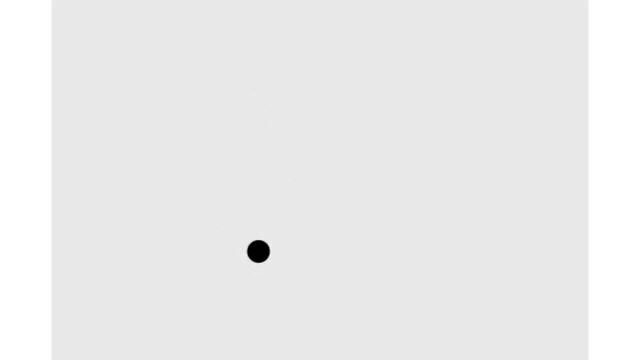
#> input picture frame 280 of randomball.avi, 640 x 360 px
$ python objTracking.py
#> lines starting #> are read from the running program, lines starting #| are printed output that depends on the picture; after the words box and inside, x2 and y2 are one past the last pixel; in counts of white or black regions, pixels touching at a corner belong together
#> further down, frame is the input picture: shape (360, 640, 3); min 0, max 255, mean 235.3
### Detector.py
'''
    File name         : detectors.py
    Description       : Object detector used for detecting the objects in a video /image
    Python Version    : 3.7
'''

# Import python libraries
import numpy as np
import cv2


def detect(frame, count):
    # Convert frame from BGR to GRAY
#> called with count = 1
    gray = cv2.cvtColor(frame, cv2.COLOR_BGR2GRAY)
    #cv2.imshow('gray', gray)
    #cv2.imwrite('gray{:d}.jpg'.format(count), frame)

    # Edge detection using Canny function
    img_edges = cv2.Canny(gray,  50, 190, 3)
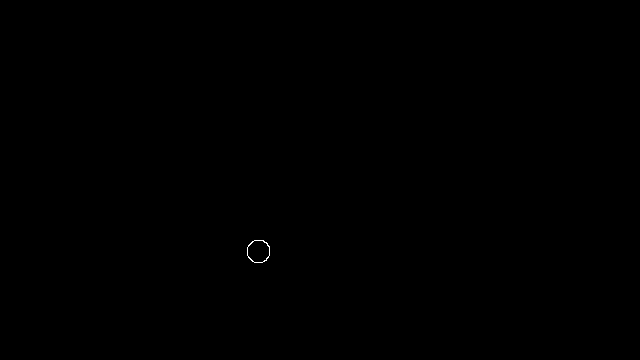
#> img_edges: shape (360, 640); 0.04% white in thin lines or dots, all inside (x1, y1, x2, y2) = (247, 240, 270, 263)
    #cv2.imshow('img_edges', img_edges)

    # Convert to black and white image
    ret, img_thresh = cv2.threshold(img_edges, 254, 255,cv2.THRESH_BINARY)
    #cv2.imshow('img_thresh', img_thresh)

    # Find contours
    contours, _= cv2.findContours(img_thresh, cv2.RETR_EXTERNAL, cv2.CHAIN_APPROX_SIMPLE)
#> contours = 1 contour; box (x1, y1, x2, y2) and area: (247, 240, 270, 263) 408

    # Set the accepted minimum & maximum radius of a detected object
    min_radius_thresh= 3
    max_radius_thresh= 30

    centers=[]
    for c in contours:
        # ref: https://docs.opencv.org/trunk/dd/d49/tutorial_py_contour_features.html
        (x, y), radius = cv2.minEnclosingCircle(c)
        radius = int(radius)

        #Take only the valid circle(s)
        if (radius > min_radius_thresh) and (radius < max_radius_thresh):
            centers.append(np.array([[x], [y]]))
#> this loop made 1 pass
#> (x, y, radius) on pass 1: (258.2, 250.9, 11)
#> after the loop, centers = [[258.2, 250.9]]
    #cv2.imshow('contours', img_thresh)
    return centers

### KalmanFilter.py
import numpy as np

class KalmanFilter:
    def __init__(self, dt, u_x, u_y, std_acc, x_sdt_meas, y_sdt_meas, base_x = 0, base_y = 0):
        self.u = [[u_x], [u_y]]
        self.xk = np.array([[base_x], [base_y], [0], [0]])
        self.A = np.array([[1, 0, dt, 0], [0, 1, 0, dt], [0, 0, 1, 0], [0, 0, 0, 1]])
        self.B = np.array([[dt * dt / 2, 0], [0, dt * dt / 2], [dt, 0], [0, dt]])
        self.H = np.array([[1, 0, 0, 0], [0, 1, 0, 0]])
        self.Q = np.array([[(dt**4)/4, 0, (dt**3)/2, 0], [0, (dt**4)/4, 0, (dt**3)/2], [(dt**3)/2, 0, dt**2, 0], [0, (dt**3)/2, 0, dt**2]])
        self.Q = self.Q * std_acc**2
        self.R = np.array([[x_sdt_meas, 0], [0, y_sdt_meas]])
        self.P = np.array([[int(j == i) for j in range(4)] for i in range(4)])
    def predict(self):
        self.xk = self.A @ self.xk + self.B @ self.u
        self.P = self.A @ self.P @ self.A.T + self.Q
        return self.xk
    def update(self, zk):
        Sk = self.H @ self.P @ self.H.T + self.R
        Kk = self.P @ self.H.T @ np.linalg.inv(Sk)
        self.xk = self.xk + Kk @ (zk - self.H @ self.xk)
        self.P = (np.identity(len(Kk)) - Kk @ self.H) @ self.P
        return self.xk

### objTracking.py
import numpy as np
from Detector import detect
from KalmanFilter import KalmanFilter
import cv2

kalmanFilter = KalmanFilter(dt=0.1, u_x=1, u_y=1, std_acc=1, x_sdt_meas=0.1, y_sdt_meas=0.1)

capture = cv2.VideoCapture('randomball.avi')
count = 0
path = []
while capture.isOpened():
    ret, frame = capture.read()
    if ret:
        count += 1
        centers = detect(frame, count)
#> centers = [[258.2, 250.9]]
        predict_c = kalmanFilter.predict()
        predict_c = predict_c.astype(int)
        cv2.rectangle(frame,(predict_c[0][0] - 50,predict_c[1][0] - 50),(predict_c[0][0] + 50,predict_c[1][0] + 50),(0,0,255),5)
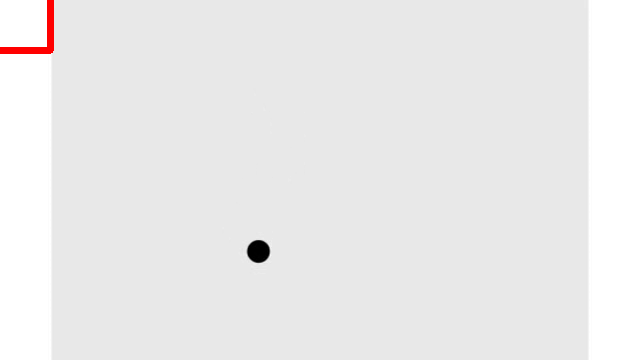
#> frame: shape (360, 640, 3); 0.3% of pixels changed, all inside (x1, y1, x2, y2) = (0, 0, 54, 54)
        for c in centers:
            update_c = kalmanFilter.update(c)
            update_c = update_c.astype(int)
            cv2.rectangle(frame,(update_c[0][0] - 50,update_c[1][0] - 50),(update_c[0][0] + 50,update_c[1][0] + 50),(255,0,0),5)
            c = c.astype(int)
            path.append((c[0][0], c[1][0]))
            cv2.circle(frame, (c[0][0],c[1][0]), 60, (0, 255, 0), 10)
#> this loop made 1 pass
#> (c, Sk in update, Kk in update, update_c) on pass 1: ([258, 250], [[1.11, 0], [0, 1.11]], [[0.91, 0], [0, 0.91], [0.0905, 0], [0, 0.0905]], [234, 228, 23, 22])
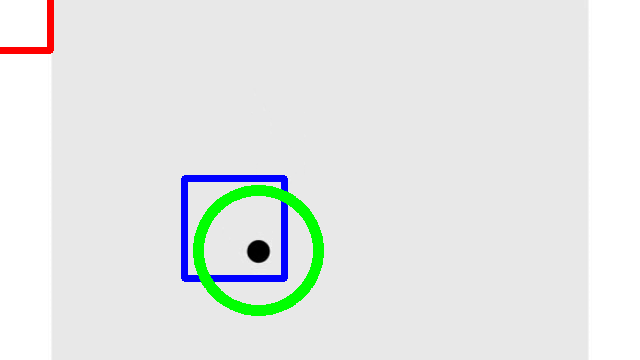
#> frame: shape (360, 640, 3); 2.93% of pixels changed, all inside (x1, y1, x2, y2) = (181, 175, 324, 316)
#> after the loop, path = [(258, 250)]
        for i in range(len(path) - 1):
            cv2.line(frame, path[i], path[i + 1], (0, 0, 0), 4)
#> this loop made 0 passes
        cv2.imshow('result', frame)
        cv2.waitKey(1)
    else:
        capture.release()
        break

$ run again, starting later in the video
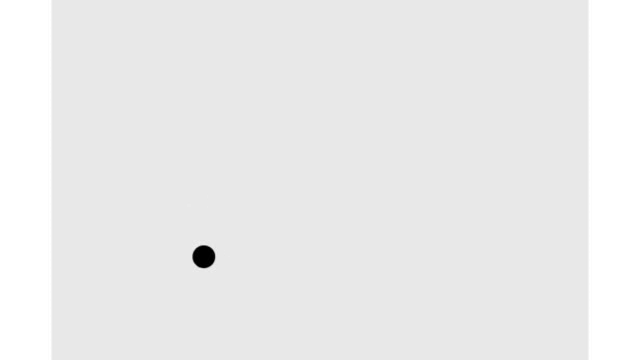
#> input picture frame 1262 of randomball.avi, 640 x 360 px
#> frame is the input picture: shape (360, 640, 3); min 0, max 255, mean 235.3
#> img_edges: shape (360, 640); 0.04% white in thin lines or dots, all inside (x1, y1, x2, y2) = (192, 245, 216, 269)
#> contours = 1 contour; box (x1, y1, x2, y2) and area: (192, 245, 216, 269) 413
#> the loop in detect, `for c in contours:` made 1 pass
#> (x, y, radius) on pass 1: (203.5, 256.3, 11)
#> after the loop in detect, `for c in contours:`: centers = [[203.5, 256.3]]
#> `cv2.rectangle(frame,(predict_c[0][0] - 50,predict_c[1][0] - 50),(predi..`:
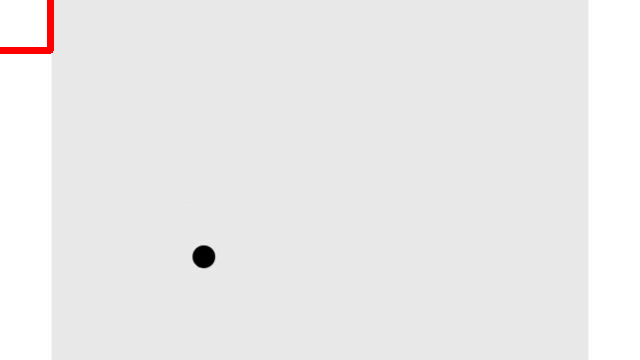
#> frame: shape (360, 640, 3); 0.3% of pixels changed, all inside (x1, y1, x2, y2) = (0, 0, 54, 54)
#> the loop `for c in centers:` made 1 pass
#> (c, Sk in update, Kk in update, update_c) on pass 1: ([203, 256], [[1.11, 0], [0, 1.11]], [[0.91, 0], [0, 0.91], [0.0905, 0], [0, 0.0905]], [185, 233, 18, 23])
#> after the loop `for c in centers:`:
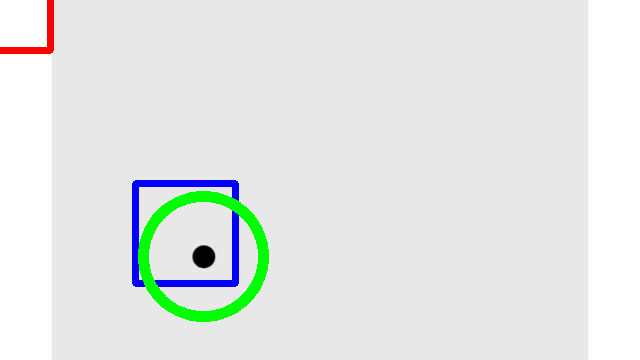
#> frame: shape (360, 640, 3); 2.92% of pixels changed, all inside (x1, y1, x2, y2) = (132, 180, 269, 322)
#> after the loop `for c in centers:`: path = [(203, 256)]

$ run again, starting later in the video
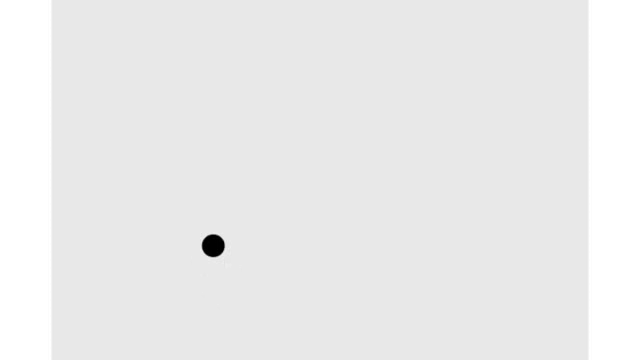
#> input picture frame 2244 of randomball.avi, 640 x 360 px
#> frame is the input picture: shape (360, 640, 3); min 0, max 255, mean 235.3
#> img_edges: shape (360, 640); 0.04% white in thin lines or dots, all inside (x1, y1, x2, y2) = (202, 234, 225, 258)
#> contours = 1 contour; box (x1, y1, x2, y2) and area: (202, 234, 225, 258) 413
#> the loop in detect, `for c in contours:` made 1 pass
#> (x, y, radius) on pass 1: (212.8, 245.3, 12)
#> after the loop in detect, `for c in contours:`: centers = [[212.8, 245.3]]
#> `cv2.rectangle(frame,(predict_c[0][0] - 50,predict_c[1][0] - 50),(predi..`:
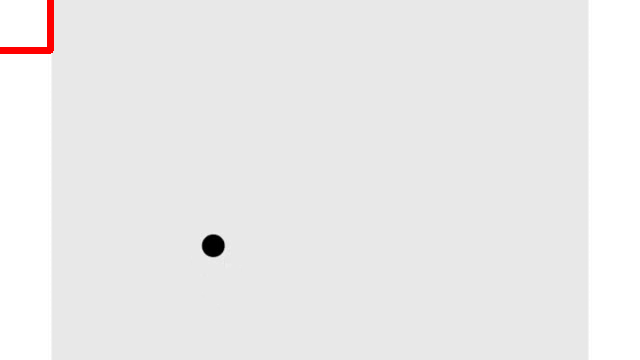
#> frame: shape (360, 640, 3); 0.3% of pixels changed, all inside (x1, y1, x2, y2) = (0, 0, 54, 54)
#> the loop `for c in centers:` made 1 pass
#> (c, Sk in update, Kk in update, update_c) on pass 1: ([212, 245], [[1.11, 0], [0, 1.11]], [[0.91, 0], [0, 0.91], [0.0905, 0], [0, 0.0905]], [193, 223, 19, 22])
#> after the loop `for c in centers:`:
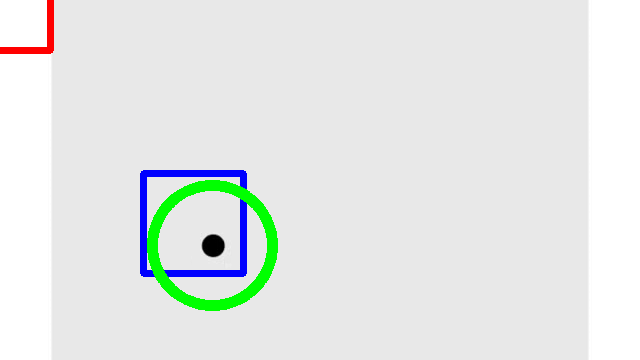
#> frame: shape (360, 640, 3); 2.92% of pixels changed, all inside (x1, y1, x2, y2) = (140, 170, 278, 311)
#> after the loop `for c in centers:`: path = [(212, 245)]
